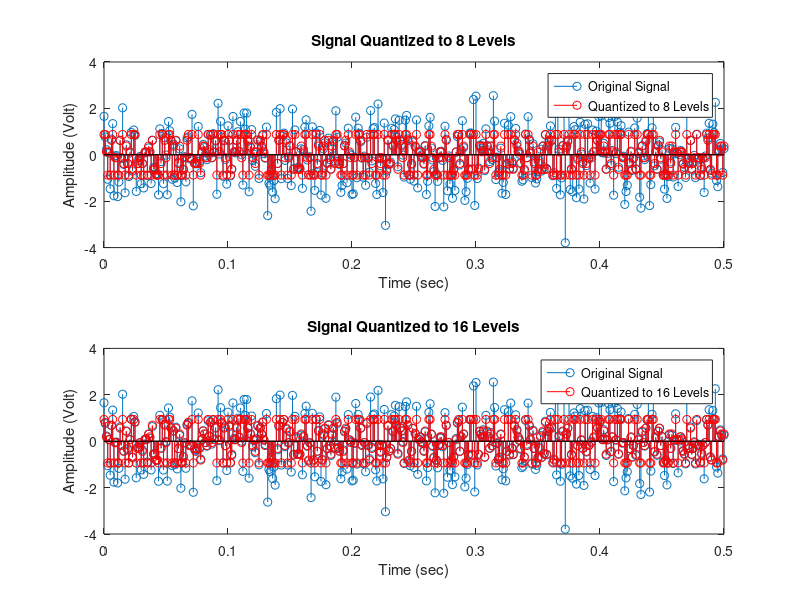
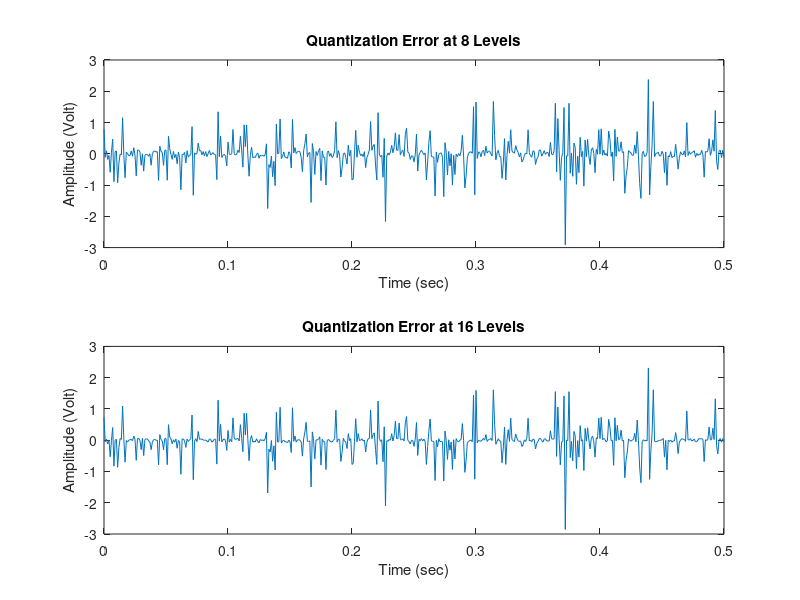

The MATLAB script that drew these images, in order:
t = 0:0.001:0.5;
A = 1;
signal = A * randn(size(t));

% Quantization to 8 levels
Nq = 8;
step = A / (Nq/2);
partition = [-A + step : step : A - step];
codebook = [-A + (step/2) : step : A - (step/2)];
[index, quants8, distor] = quantiz(signal, partition, codebook);

% Quantization to 16 levels
Nq = 16;
step = A / (Nq/2);
partition = [-A + step : step : A - step];
codebook = [-A + (step/2) : step : A - (step/2)];
[index, quants16, distor] = quantiz(signal, partition, codebook);

qerr8 = signal - quants8;
qerr16 = signal - quants16;

figure
subplot(2, 1, 1)
stem(t, signal)
xlabel('Time (sec)');
ylabel('Amplitude (Volt)');
title('Original Signal');
hold on;
stem(t, quants8, 'r')
xlabel('Time (sec)');
ylabel('Amplitude (Volt)');
title('Signal Quantized to 8 Levels');
legend('Original Signal', 'Quantized to 8 Levels')
hold off;

subplot(2, 1, 2)
stem(t, signal)
xlabel('Time (sec)');
ylabel('Amplitude (Volt)');
title('Original Signal');
hold on;
stem(t, quants16, 'r')
xlabel('Time (sec)');
ylabel('Amplitude (Volt)');
title('Signal Quantized to 16 Levels');
legend('Original Signal', 'Quantized to 16 Levels')

figure
subplot(2, 1, 1)
plot(t, qerr8)
xlabel('Time (sec)');
ylabel('Amplitude (Volt)');
title('Quantization Error at 8 Levels');

subplot(2, 1, 2)
plot(t, qerr16)
xlabel('Time (sec)');
ylabel('Amplitude (Volt)');
title('Quantization Error at 16 Levels');
